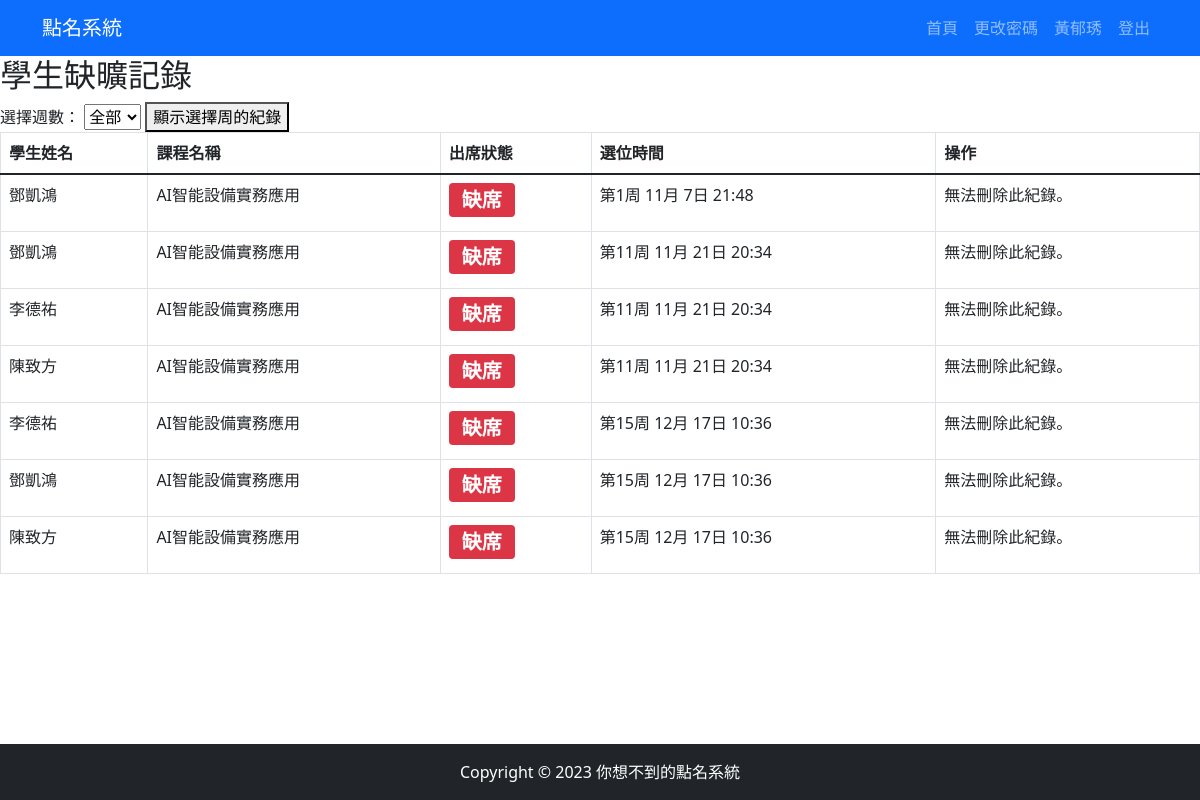
The app's page /record/AI智能設備實務應用/ (signed in) with its own data.
### loginapp/models.py (models this page shows, shortened)
class Teacher(models.Model):
    teacher_key = models.CharField(max_length=20, primary_key=True, verbose_name='教師代碼')
    password = models.CharField(max_length=128, default="123", verbose_name='密碼')
    teacher_name = models.CharField(max_length=4, verbose_name='姓名')
    job_title = models.CharField(max_length=5, verbose_name='職稱')
    teacher_email = models.EmailField(default="12346", max_length=254, verbose_name='email')
    phone = models.CharField(max_length=20, verbose_name='電話')
    seat = models.CharField(max_length=20, verbose_name='研究室位置')
    is_student = models.BooleanField(default=False)
    is_teacher = models.BooleanField(default=True)
    def __str__(self):
        return self.teacher_name
    class Meta:
        verbose_name = '老師'
        verbose_name_plural = '老師列表'

class Course_seat(models.Model):
    WEEK_CHOICES = [(i, f'{i}周') for i in range(1, 19)]  # 生成1到18周的選擇項
    id = models.AutoField(primary_key=True, verbose_name='ID')
    student = models.ForeignKey(Student, on_delete=models.CASCADE, verbose_name='學生')
    number = models.IntegerField(default=0, null=True, verbose_name='座位號')
    course = models.ForeignKey(Course, on_delete=models.CASCADE, verbose_name='課程')
    is_absent = models.BooleanField(default=False, verbose_name='是否缺席')
    selection_time = models.DateTimeField(null=True, verbose_name='選課時間')
    week_number = models.IntegerField(choices=WEEK_CHOICES, default=1, verbose_name='周數')
    def __str__(self):
        return self.student.name
    class Meta:
        verbose_name = '選課座位'
        verbose_name_plural = '選課座位列表'

class Student(models.Model):
    className = models.CharField(max_length=20, verbose_name='班級名稱')
    studentID = models.CharField(max_length=10, primary_key=True, verbose_name='學號')
    name = models.CharField(max_length=30, verbose_name='姓名')
    password = models.CharField(max_length=128, verbose_name='密碼')
    email = models.EmailField(max_length=254, verbose_name='email')
    is_student = models.BooleanField(default=True)
    is_teacher = models.BooleanField(default=False)
    def __str__(self):
        return self.name
    class Meta:
        verbose_name = '學生'
        verbose_name_plural = '學生列表'

class Course(models.Model):
    course_key = models.CharField(
        max_length=20, primary_key=True, default="", verbose_name="課程代碼")
    teacher_key = models.ForeignKey(
        Teacher, on_delete=models.CASCADE, verbose_name="教師代碼")
    course_name = models.CharField(max_length=20, verbose_name="課程名稱")
    department = models.CharField(max_length=20, verbose_name="科系")
    course_grade = models.CharField(max_length=20, verbose_name="年級")
    course_className = models.CharField(max_length=20, verbose_name="班別")
    classroom = models.ForeignKey(
        Classroom, on_delete=models.CASCADE, verbose_name="教室代碼")
    seat = models.IntegerField(default=0, verbose_name="座位")
    DAY_CHOICES = [
        (1, '星期一'),
        (2, '星期二'),
        (3, '星期三'),
        (4, '星期四'),
        (5, '星期五'),
        (6, '星期六'),
        (7, '星期天'),
    ]
    day_of_week = models.IntegerField(choices=DAY_CHOICES, default=1)
    class_time = models.TimeField(null=True, blank=True)
    class Meta:
        verbose_name = '課程'
        verbose_name_plural = '課程列表'

### loginapp/views.py (the view, shortened to what this page needs)
# urls.py: path('record/<str:subject>/', views.record, name='record'),
def record(request, subject):
    username = request.session.get('username')
    position = request.session.get('position')
    current_time = datetime.now()
    weeks_passed = calculate_week_number(current_time)
    all_weeks = range(1, 19)
    form = WeekSelectForm(request.GET or None)
    selected_week = form['week_number'].value() if form.is_valid(
    ) and form['week_number'].value() != '' else None
    if selected_week == '':
        selected_week = None
    if position == 'student':
        course_selection = Course_Selection.objects.filter(studentID=username)
        username2 = Student.objects.get(studentID=username)
        course_seats = Course_seat.objects.filter(student=username)
    else:
        course = Course.objects.filter(teacher_key=username)
        username2 = Teacher.objects.get(teacher_key=username)
        if selected_week is not None:
            course_seats = Course_seat.objects.filter(
                week_number=selected_week, course__course_name=subject)
        else:
            course_seats = Course_seat.objects.filter(
                course__course_name=subject)
        print('course_seats', course_seats)
    del_btn = False  # 預設情況下不顯示刪除按鈕
    current_time_minus_10_minutes = current_time - timedelta(minutes=10)
    course_time = Course.objects.get(course_name=subject)
    class_datetime = datetime.combine(datetime.today(), course_time.class_time)
    course_time_start = class_datetime - timedelta(minutes=10)
    course_time_end = class_datetime + timedelta(minutes=10)
    if position == 'teacher':
        course_name = get_object_or_404(Course, course_name=subject)
        selected_students = Course_Selection.objects.filter(
            course_key=course_name)
        course_seats_week = Course_seat.objects.filter(
            course=course_name,
            week_number=weeks_passed
        )
        for student in selected_students:
            existing_record = course_seats_week.filter(
                student=student.studentID).first()
    print(username)
    print(course_seats)
    return render(request, "record.html", {
        "subject": subject,
        "position": position,
        'course_seats': course_seats,
        "username2": username2,
        "del_btn": del_btn,
        "current_time": current_time,
        'current_time_minus_10_minutes': current_time_minus_10_minutes,
        'course_time_start': course_time_start,
        'course_time_end': course_time_end,
        "form": form,
        "all_weeks": all_weeks,
        "selected_week": selected_week,
    })

### loginapp/forms.py
class WeekSelectForm(forms.Form):
    week_number = forms.IntegerField()

### loginapp/views.py (called while the page is built)
def calculate_week_number(current_time):
    first_week_start_time = datetime(2023, 9, 10)
    weeks_passed = (current_time - first_week_start_time).days // 7 + 1
    return weeks_passed

### templates/record.html (shortened to what this page needs)
{% extends 'base.html' %}
{% block content %}
<h2>學生缺曠記錄</h2>
{% if position == 'teacher' %}
    <form method="get" action="">
        <label for="week_number">選擇週數：</label>
        <select id="week_number" name="week_number">
            <option value="">全部</option>
        </select>
        <button type="submit">顯示選擇周的紀錄</button>
    </form>
{% endif %}
<table class="table table-bordered">
    <thead>
        <tr>
            <th>學生姓名</th>
            <th>課程名稱</th>
            <th>出席狀態</th>
            <th>選位時間</th>
            <th>操作</th>
        </tr>
    </thead>
    <tbody>
        {% for course_seat in course_seats %}
            {% if course_seat.course.course_name == subject %}
                <tr>
                    <td>{{ course_seat.student }}</td>
                    <td>{{ course_seat.course.course_name }}</td>
                    <td>
                        {% if course_seat.is_absent  %}
                            <span class="badge bg-danger fs-5">缺席</span>
                        {% else %}
                            <span class="badge bg-success fs-5">出席</span>
                        {% endif %}
                    </td>
                    <td>
                        第{{ course_seat.week_number }}周{{ course_seat.selection_time|date:" n月 j日 G:i" }}
                    </td>
                    <td class="delete-button">
                        {% if course_seat.is_absent %}
                            <p>無法刪除此紀錄。</p>
                        {% endif %}
                    </td>
                </tr>
            {% endif %}
        {% endfor %}
    </tbody>
</table>
{% endblock %}

### templates/base.html (shortened to what this page needs)
<!doctype html>
{% load static %}
<html lang="en">
    <head>
        <link href="https://cdn.jsdelivr.net/npm/bootstrap@5.1.1/dist/css/bootstrap.min.css" rel="stylesheet"
>
    </head>
    <body>
        <nav class="navbar navbar-expand-lg navbar-dark bg-primary">
            <div class="container">
                <a class="navbar-brand" href="">點名系統</a>
                <div>
                    <ul class="navbar-nav">
                        <li class="nav-item">
                            <a class="nav-link" href="/index/">首頁</a>
                        </li>
                        <li class="nav-item">
                            <a class="nav-link" href="/change-password/">更改密碼</a>
                        </li>
                        {% if request.session.username %}
                        <li class="nav-item ">
                            <a class="nav-link" href="/index/">{{ username2 }}</a>
                        </li>
                        {% endif %}
                        <li class="nav-item">
                            <a class="nav-link" href="/logout">登出</a>
                        </li>
                    </ul>
                </div>
            </div>
         </nav>
        {% block content %}{% endblock  %}
        <div>
           <br><br><br>
        </div>
        <footer class="py-3 bg-dark fixed-bottom">
           <div class="container">
               <p class="m-0 text-center text-white">Copyright &copy; 2023 你想不到的點名系統 </p>
           </div>
        </footer>
    </body>
</html>

### records on screen
Teacher: teacher_name "黃郁琇"
Course_seat: student "鄧凱鴻", course.course_name "AI智能設備實務應用", is_absent "缺席", week_number "1", selection_time "11月 7日 21:48"
Course_seat: student "鄧凱鴻", course.course_name "AI智能設備實務應用", is_absent "缺席", week_number "11", selection_time "11月 21日 20:34"
Course_seat: student "李德祐", course.course_name "AI智能設備實務應用", is_absent "缺席", week_number "11", selection_time "11月 21日 20:34"
Course_seat: student "陳致方", course.course_name "AI智能設備實務應用", is_absent "缺席", week_number "11", selection_time "11月 21日 20:34"
Course_seat: student "李德祐", course.course_name "AI智能設備實務應用", is_absent "缺席", week_number "15", selection_time "12月 17日 10:36"
Course_seat: student "鄧凱鴻", course.course_name "AI智能設備實務應用", is_absent "缺席", week_number "15", selection_time "12月 17日 10:36"
Course_seat: student "陳致方", course.course_name "AI智能設備實務應用", is_absent "缺席", week_number "15", selection_time "12月 17日 10:36"
